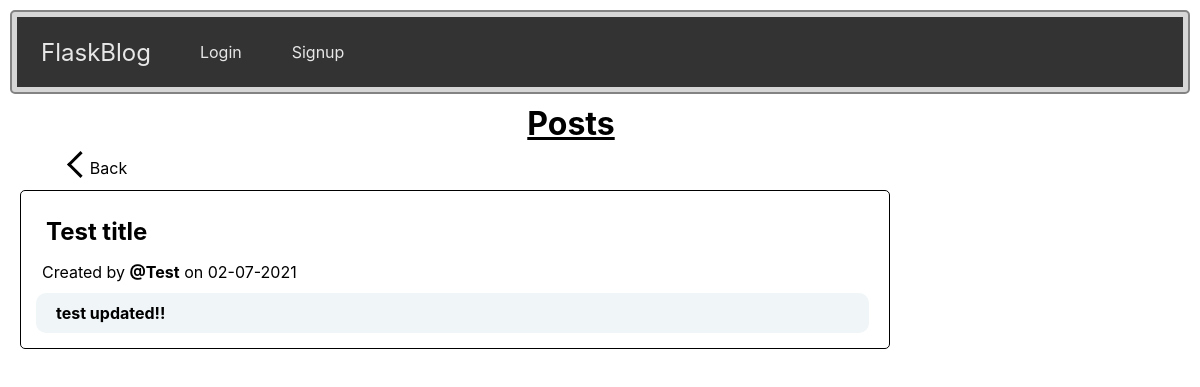
Before: /post/1 with the older database file.
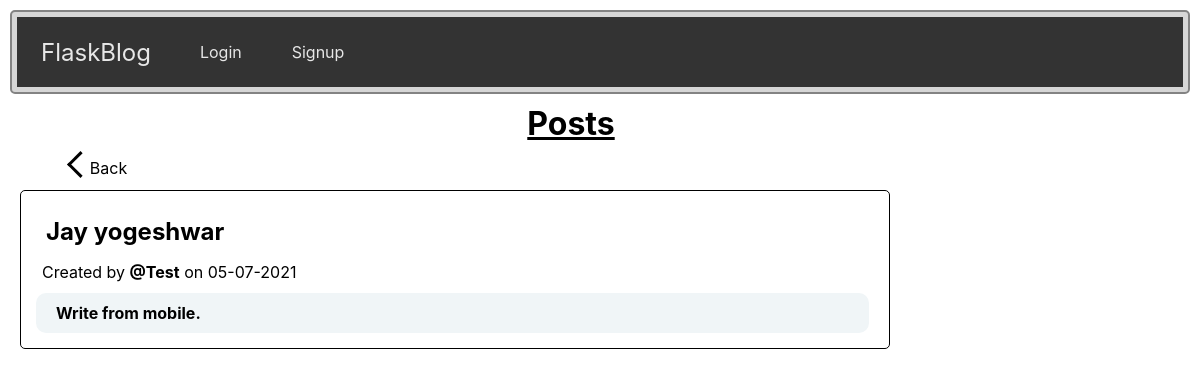
After: the same page with the newer database file.
### website/models.py (models this page shows)
class Post(db.Model):
    id = db.Column(db.Integer, primary_key=True)
    title = db.Column(db.String(100), nullable= False)
    content = db.Column(db.String(5000), nullable= False)
    created = db.Column(db.DateTime, default=datetime.now())
    user_id = db.Column(db.Integer, db.ForeignKey('user.id'), nullable= False)

class User(db.Model,UserMixin) :
    id = db.Column(db.Integer, primary_key= True)
    name = db.Column(db.String(150), nullable= False)
    email = db.Column(db.String(150), unique= True, nullable= False)
    password = db.Column(db.String(150), nullable= False)
    posts = db.relationship('Post', backref= 'author')

### website/views.py (the view)
@views.route('/post/<int:id>')
def post(id):
    post = Post.query.get_or_404(id)
    return render_template('blog/post.html', post=post,user=current_user)

### website/templates/blog/post.html
{% extends "base.html" %}
{% block header %}
<h1 style="text-align: center; width:75%; margin-left: 10%;">
  {% block title %}Posts{% endblock %}
</h1>
{% endblock %}
{% block content %}
<a href="{{ url_for('views.home') }}">
  <p><i class="arrow left"></i>Back</p>
</a>
<div class="row">
  <div class="leftcolumn">
    <div class="card">
      <h2>{{ post.title.capitalize() }}</h2>
      <p>Created by <strong>@{{ post.author.name.capitalize() }}</strong> on {{ post.created.strftime('%d-%m-%Y') }}</p>
      <h4>{{ post.content}}</h4>
    </div>
  </div>
</div><br>
{% endblock %}

Changed rows visible on the page:
changed Post: title "Test title" → "Jay yogeshwar"; created "02-07-2021" → "05-07-2021"; content "test updated!!" → "Write from mobile."
